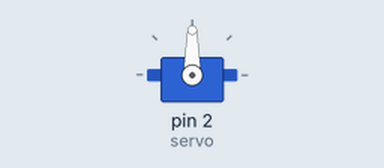
This sketch was run on a simulated Arduino Uno, built with avr-gcc and run on an emulated ATmega328P. On the bench: servo.

Above: at 0.05 s.
At 1.5 s:
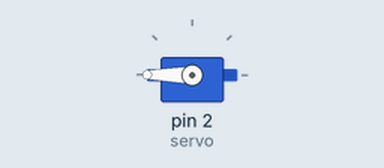
At 3.0 s:
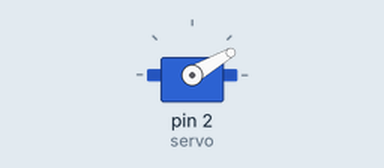
Timing chart, 0 to 6.9 s (numbered marks = the images above):
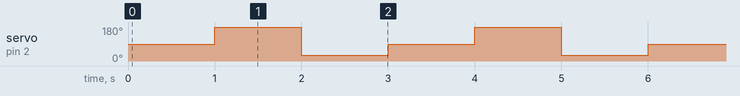

Measured:
- by itself, servo on pin 2 (servo): repeats every 3.0 s: 30° 1.0 s, 90° 1.0 s, 180° 1.0 s

The sketch:

sketch_feb15a.ino
```cpp
#include <Servo.h>

Servo servo;

void setup() {
  // put your setup code here, to run once:
  servo.attach(2, 1000, 2000);
  servo.write(0);
}

void loop() {
  // put your main code here, to run repeatedly:
  servo.write(90);
  delay(1000);
  servo.write(180);
  delay(1000);
  servo.write(30);
  delay(1000);
}
```
